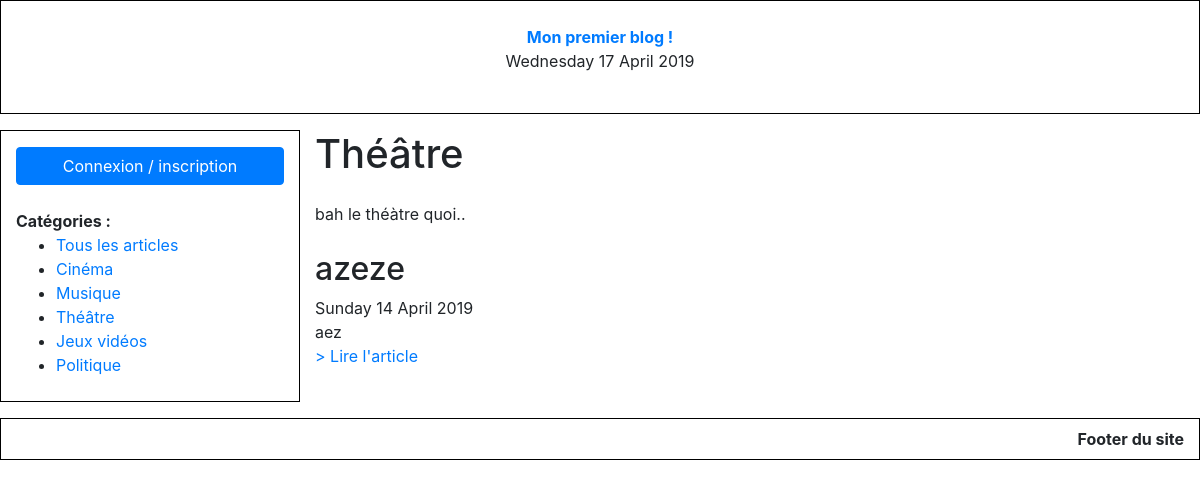
/article_list.php?category_id=3, run on the app's committed database.
### tables this page shows
CREATE TABLE IF NOT EXISTS `category` (
  `id` int(11) NOT NULL AUTO_INCREMENT,
  `name` varchar(255) NOT NULL,
  `description` text NOT NULL,
  `image` varchar(255) DEFAULT NULL,
  PRIMARY KEY (`id`)
);

CREATE TABLE IF NOT EXISTS `article_category` (
  `id` int(11) NOT NULL AUTO_INCREMENT,
  `article_id` int(11) NOT NULL,
  `category_id` int(11) NOT NULL,
  PRIMARY KEY (`id`)
);

CREATE TABLE IF NOT EXISTS `article` (
  `id` int(11) NOT NULL AUTO_INCREMENT,
  `title` varchar(255) NOT NULL,
  `published_at` date NOT NULL,
  `content` longtext NOT NULL,
  `summary` text NOT NULL,
  `is_published` tinyint(1) NOT NULL DEFAULT '1',
  `image` varchar(255) DEFAULT NULL,
  PRIMARY KEY (`id`)
);

### article_list.php (the view, shortened to what this page needs)
<?php require_once 'tools/common.php';
$db = connect();
if (isset($_GET['category_id'])) {
	$queryArticles = $db->prepare('SELECT ac.*, a.title as title, a.published_at as published_at, a.summary as summary, a.id as id
	  FROM article_category ac
	  JOIN article a
	  ON ac.article_id = a.id
	  WHERE category_id= ? AND published_at <= NOW()
	  ORDER BY published_at DESC ');
	$queryArticles->execute( array( $_GET['category_id'] ) );
	$queryCategory = $db->prepare('SELECT * FROM category WHERE id = ?');
	$queryCategory->execute( array( $_GET['category_id'] ) );
	$selectedCategory = $queryCategory->fetch();
}
$articles = $queryArticles->fetchAll();
?>
<!DOCTYPE html>
<html>
 <head>
   <?php require 'partials/head_assets.php'; ?>
 </head>
 <body class="article-list-body">
	<div class="container-fluid">
		<?php require 'partials/header.php'; ?>
		<div class="row my-3 article-list-content">
			<?php require('partials/nav.php'); ?>
			<main class="col-9">
				<section class="all_articles">
					<header>
						<?php if(isset($_GET['category_id'])): ?>
						<h1 class="mb-4"><?php echo $selectedCategory['name']; ?></h1>
						<?php else: ?>
						<h1 class="mb-4">Tous les articles :</h1>
						<?php endif; ?>
					</header>
                    <div class="category-description mb-4">
					<?php if(isset($_GET['category_id'])): ?>
					<?php echo $selectedCategory['description']; ?>
					</div>
					<?php endif; ?>
					<?php if(count($articles) > 0): ?>
						<?php foreach($articles as $key => $article): ?>
							<?php if( !isset($_GET['category_id']) OR ( isset($_GET['category_id']) AND $article['category_id'] == $_GET['category_id'] ) ): ?>
							<article class="mb-4">
								<h2><?php echo $article['title']; ?></h2>
								<span class="article-date">
									<?php echo strftime("%A %e %B %Y", strtotime($article['published_at'])); ?>
								</span>
								<div class="article-content">
									<?php echo $article['summary']; ?>
								</div>
								<a href="article.php?article_id=<?php echo $article['id']; ?>">> Lire l'article</a>
							</article>
							<?php endif; ?>
						<?php endforeach; ?>
					<?php else: ?>
						aucun article
					<?php endif; ?>
				</section>
			</main>
		</div>
		<?php require 'partials/footer.php'; ?>
	</div>
 </body>
</html>

### partials/nav.php
<?php
    $db = connect();
	$query = $db->query('SELECT * FROM category');
	$categories = $query->fetchAll();
?>
<nav class="col-3 py-2 categories-nav">
	<?php if(isset($_SESSION['user'])): ?>
	<p class="h2 text-center">Salut <?= $_SESSION['user']['firstname']; ?> !</p>
	<p>
		<a class="d-block btn btn-danger mb-4 mt-2" href="index.php?logout">Déconnexion</a>
		<?php if($_SESSION['user']['is_admin'] == 1): ?>
		<a class="d-block btn btn-warning mb-4 mt-2" href="admin/index.php">Administration</a>
		<?php endif; ?>
	</p>
	<?php else: ?>
	<a class="d-block btn btn-primary mb-4 mt-2" href="login-register.php">Connexion / inscription</a>
	<?php endif; ?>
	<b>Catégories :</b>
	<ul>
		<li><a href="article_list.php">Tous les articles</a></li>
		<?php foreach($categories as $category): ?>
		<li><a href="article_list.php?category_id=<?= $category['id']; ?>"><?= $category['name']; ?></a></li>
		<?php endforeach; ?>
	</ul>
</nav>

### css/main.css (style rules this page uses)
.main-header, .categories-nav, footer { border:1px solid black; }

### data on the page
category: name "Cinéma"
category: name "Musique"
category: name "Théâtre", description "bah le théàtre quoi.."
category: name "Jeux vidéos"
category: name "Politique"
article_category: article.title "azeze", article.published_at "Sunday 14 April 2019", article.summary "aez"

### other printed values
strftime("%A %e %B %Y") "Wednesday 17 April 2019"
